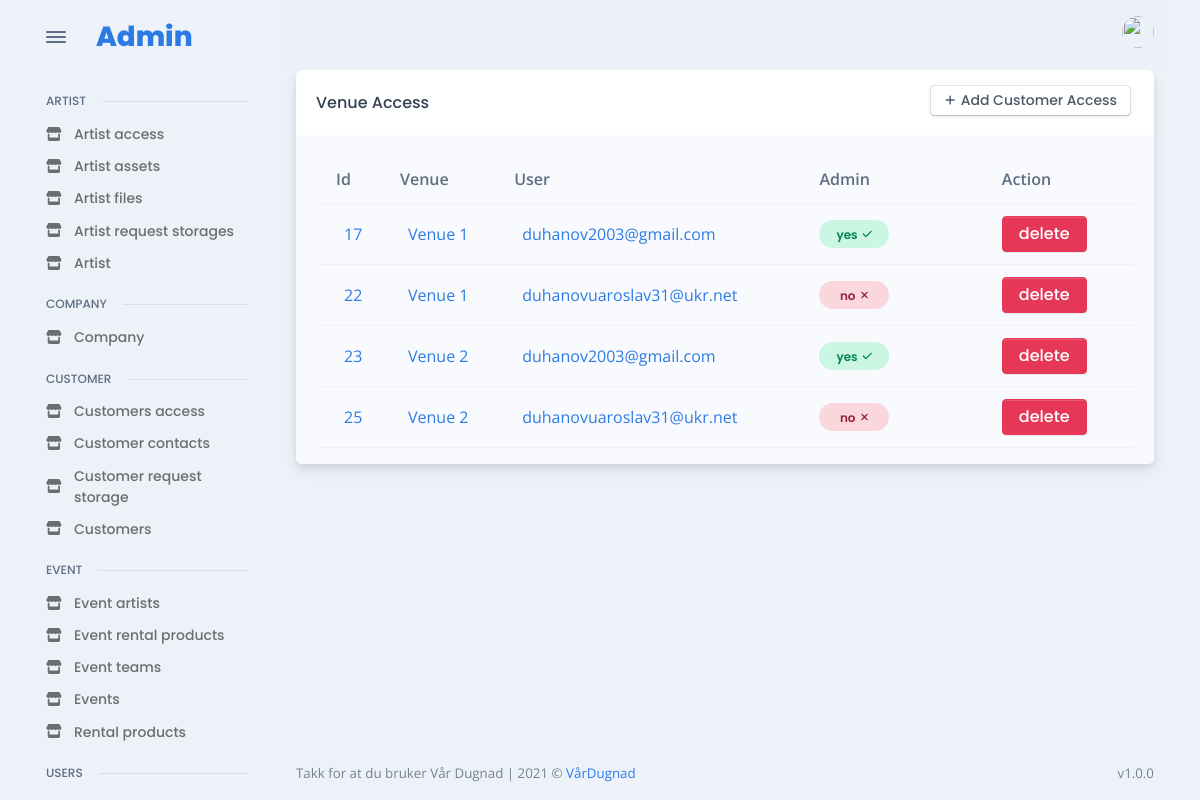
Screenshot of /admin_site/venue/all_venue_access/ (signed in) with the database file from the repository.
### venue/models.py (models this page shows, shortened)
class VenueAccess(models.Model):
    venue = models.ForeignKey(
        Venue, verbose_name="venue_access", on_delete=models.CASCADE
    )
    access = models.ForeignKey(User, verbose_name=("access"), on_delete=models.CASCADE)
    admin = models.BooleanField(default=False)
    class Meta:
        unique_together = (
            "venue",
            "access",
        )

class Venue(models.Model):
    name = models.CharField("Name", max_length=255)
    address = models.CharField("Address", max_length=255)
    zip_code = models.CharField("Zip Code", max_length=255)
    city = models.CharField("City", max_length=255)
    phone = models.CharField("Phone", max_length=255)
    email = models.EmailField("Email", max_length=255)
    capacity = models.CharField("Capacity", max_length=255)
    opening = models.TimeField(("Opening Time"), auto_now=False, auto_now_add=False)
    closing = models.TimeField(("Closing Time"), auto_now=False, auto_now_add=False)
    age_limit = models.IntegerField(("Age Limit"))
    comment = models.TextField(("Comment"), blank=True)
    equipment = models.TextField(("Equipment"), blank=True)
    POWER_CHOICES = (
        ("32 Amp Blå", "32 Amp Blå"),
        ("32 Amp rød", "32 Amp rød"),
        ("63 Amp Blå", "63 Amp Blå"),
        ("63 Amp rød", "63 Amp rød"),
    )
    power = MultiSelectField(choices=POWER_CHOICES)
    active = models.BooleanField(default=True)

### users/models.py (models this page shows, shortened)
class User(AbstractBaseUser):
    email = models.EmailField(max_length=255, unique=True)
    first_name = models.CharField(max_length=255)
    last_name = models.CharField(max_length=255)
    picture = models.ImageField(upload_to="images/users", blank=True)
    phone = models.CharField(max_length=50, blank=True, unique=True)
    driver_licens_classes = models.CharField(max_length=50, blank=True)
    birthdate = models.DateField(null=True, blank=True)
    last_login = models.DateTimeField(auto_now_add=True)
    is_active = models.BooleanField(default=True)  # can login
    staff = models.BooleanField(default=False)  # can login
    admin = models.BooleanField(default=False)  # can login
    USERNAME_FIELD = "email"
    REQUIRED_FIELDS = ["first_name", "last_name"]
    objects = UserManager()

### admin_app/admin_venue/views.py (the view)
# urls.py: path("all_venue_access/", VenueAccesstListView.as_view(), name="admin_get_all_venue_access"),
class VenueAccesstListView(LoginRequiredMixin, ListView):
    model = VenueAccess
    template_name = "admin/pages/venue/access/all.html"
    context_object_name = 'access'

### templates/admin/pages/venue/access/all.html (shortened to what this page needs)
{% extends 'base/admin_base.html' %}
{% load static %}
{% load widget_tweaks %}
{% block content %}
<div class="card">
  <div class="card-header">
    <div class="row flex-between-center">
      <div class="col-4 col-sm-auto d-flex align-items-center pe-0">
        <h5 class="fs-0 mb-0 text-nowrap py-2 py-xl-0">Venue Access</h5>
      </div>
      <div class="col-8 col-sm-auto text-end ps-2">
        <a href="{% url 'admin_add_new_venue_access' %}" class="btn btn-falcon-default btn-sm me-1 mb-1">
          <span class="fas fa-plus me-1" data-fa-transform="shrink-3"></span>Add Customer Access
        </a>
      </div>
    </div>
  </div>
  <div class="card-body bg-light pb-0">
    <div class="table-responsive scrollbar">
      {% if access|length %}
      <table class="table table-hover table-striped overflow-hidden">
        <thead>
          <tr>
            <th scope="col">Id</th>
            <th scope="col">Venue</th>
            <th scope="col"> User</th>
            <th scope="col">Admin</th>
            <th></th>
            <th></th>
            <th></th>
            <th scope="col">Action</th>
          </tr>
        </thead>
        <tbody>
          {% for ac in access %}
          <tr class="align-middle">
            <td class="text-nowrap">
              <div class="d-flex align-items-center">
                <div class="ms-2"><a href="{% url 'admin_change_details_venue_access' ac.id %}">{{ac.id}}</a></div>
              </div>
            </td>
            <td class="text-nowrap">
              <div class="d-flex align-items-center">
                <div class="ms-2"><a href="{% url 'admin_change_details_venue' ac.venue.id %}">{{ac.venue.name}}</a></div>
              </div>
            </td>
            <td class="text-nowrap">
              <div class="d-flex align-items-center">
                <div class="ms-2"><a href="{% url 'admin_change_details_user' ac.access.id %}">{{ac.access.email}}</a></div>
              </div>
            </td>
            {% if ac.admin %}
            <td><span class="badge badge rounded-pill d-block p-2 badge-soft-success">yes<span class="ms-1 fas fa-check" data-fa-transform="shrink-2"></span></span></td>
            {% else %}
            <td><span class="badge badge rounded-pill d-block p-2 badge-soft-danger">no<span class="ms-1 fas fa-times" data-fa-transform="shrink-2"></span></span></td>
            {% endif %}
            <th></th>
            <th></th>
            <th></th>
            <td><a class="btn btn-danger"  href="{% url 'admin_delete_venue_access' ac.id %}">delete</a></tr>
          {% endfor %}
        </tbody>
      </table>
      {% else %}
          <p>There is no artist access yet, try to add some</p>
      {% endif %}
    </div>
  </div>
  </div>
{% endblock %}

### rows the page displays
VenueAccess: id "17", venue.name "Venue 1", access.email "duhanov2003@gmail.com", admin "yes"
VenueAccess: id "22", venue.name "Venue 1", access.email "duhanovuaroslav31@ukr.net", admin "no"
VenueAccess: id "23", venue.name "Venue 2", access.email "duhanov2003@gmail.com", admin "yes"
VenueAccess: id "25", venue.name "Venue 2", access.email "duhanovuaroslav31@ukr.net", admin "no"
